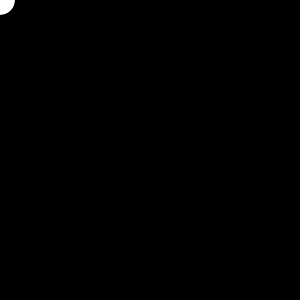
Frame 1 (no input)
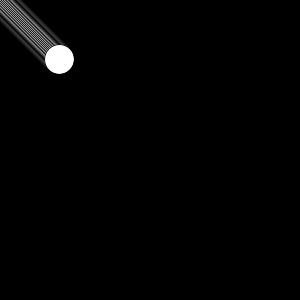
Frame 60 (the mouse pressed at the canvas centre just before this capture)
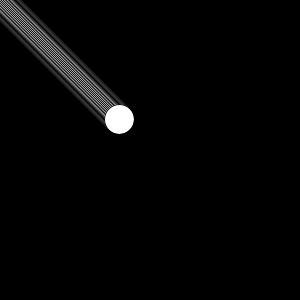
Frame 120 (the mouse held since frame 60 and released just before this capture)

The Processing sketch that drew these frames (run headless with seeded random() and noise(); from frame 60 on, the mouse is pressed at the canvas centre):

// Processing sketch: ex03_extend_15_c
// ── ex03_extend_15_c.pde
// 대각선 이동

// 전역변수
int x = 0, y = 0;

void setup() {
  size(300, 300);
  background(0);
}

void draw() {
  // 지역변수
  int d = 30;
  ellipse(x, y, d, d);
  x++;
  y++;
}
